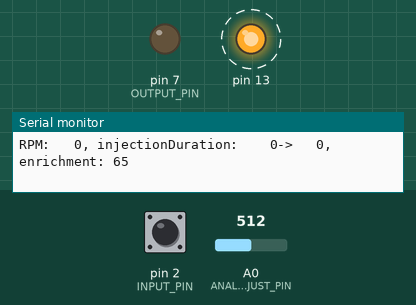
Simulated run of this sketch. Board: Arduino Uno, built with avr-gcc and run on an emulated ATmega328P. Parts: output pins drawn as LEDs (lit = HIGH), the last lines printed to the serial monitor. Dashed ring = blinking. The test bench sets the inputs (shaded band); at power-on: pin 2 (INPUT_PIN) HIGH, A0 (ANALOG_ADJUST_PIN) = 512.

Above: at 1.2 s.
1.3 s: pin 2 (INPUT_PIN) driven LOW
At 1.45 s:
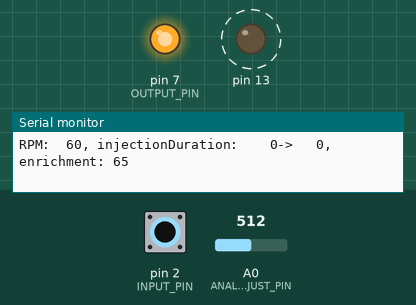
4.3 s: A0 (ANALOG_ADJUST_PIN) set to 555
7.3 s: A0 (ANALOG_ADJUST_PIN) set to 585
10.3 s: pin 2 (INPUT_PIN) driven HIGH
13.3 s: pin 2 (INPUT_PIN) driven LOW
At 13.75 s:
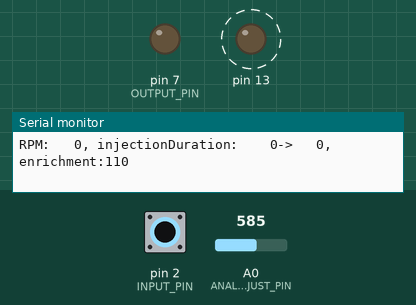
16.3 s: pin 2 (INPUT_PIN) pulsed HIGH 2 times (0.12 s each, 0.3 s apart)
At 16.87 s:
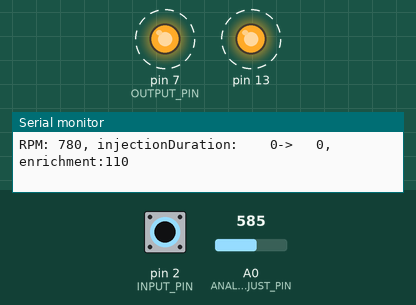
Timing chart, 0 to 20.3 s (numbered marks = the images above; inputs shaded):
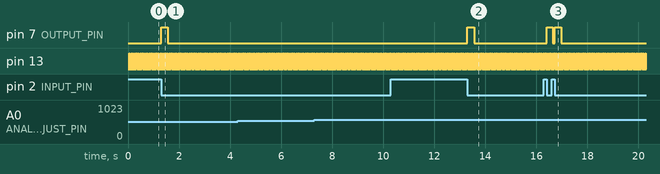

The sketch:

_1kzte-piggyback.ino
```cpp
/*
 * Piggyback for Toyota 1kzte diesel engine (c) 2020 Juho Pesonen, syncro16@outlook.com
 *
 * Modifies (expands) spill of solenoid pulse according to analog input (MAP sensor for example) to allow more fueling
 *
 * This is code for Arduino Mega / Uno
 */


volatile uint8_t interruptCounter;
volatile uint16_t injectionDuration;
volatile uint16_t newInjectionDuration;
volatile uint16_t fullCycleDuration;
volatile uint16_t check;
volatile uint8_t enrichment = 0;

#define INPUT_PIN 2
#define OUTPUT_PIN 7
#define ANALOG_ADJUST_PIN A0

void setup() {
	Serial.begin(115200);

	// set up pin modes
  	pinMode(13,OUTPUT);
	pinMode(INPUT_PIN,INPUT);
	pinMode(OUTPUT_PIN,OUTPUT);
	pinMode(ANALOG_ADJUST_PIN, INPUT);
	attachInterrupt(digitalPinToInterrupt(INPUT_PIN), rpmTrigger, CHANGE);  // 0 == Input #2 on arduino uno

	// https://circuitdigest.com/microcontroller-projects/arduino-timer-tutorial
	// timer 1 prescaler set to 64 = 250 000Hz
	TCCR1A = 0;
	TCCR1B = 0;
	TCNT1 = 0;
	TIMSK1 = 0;
	TIMSK1 = ( 1 <<TOIE1); // Enable overflow interrupt
	TCCR1B |= (1 << CS11) | (1 << CS10);  // prescaler 16MHz/64

}

// called when external input happens (either goes high or low)
void rpmTrigger() {
	uint8_t state = digitalRead(INPUT_PIN);
	if (state == 0) {
		// input is low - ECU operator solenoid turned ON
		fullCycleDuration = TCNT1;
		digitalWrite(OUTPUT_PIN,HIGH);
		TCNT1 = 0;
	} else {
		// state is high, ECU operated solenoid turned OFF
		injectionDuration = TCNT1;
		if (enrichment > 0) {
			// Wait until TCNT1 passes calculated enrichment amount
			// Enrichment amount is calculated with fixed point wizardry

			// this is more aggressive curve
			// uint32_t adjust = ((uint32_t)injectionDuration * enrichment) >> 8;

			uint32_t adjust = ((uint32_t)injectionDuration * enrichment) >> 9;

			// Do not expand adjust over full cycle, because we miss next interrupt
			if (adjust < fullCycleDuration-100) {
				// It is generally bad idea to "jam" interrupt handler
				// but is ok for this purpose.
				while (TCNT1 < injectionDuration+adjust)
					__asm("nop");
			}
		}
		digitalWrite(OUTPUT_PIN,LOW);
		newInjectionDuration = TCNT1;
	}
}

// This called when interrupt overflow happends (no RPM input -> declare engine as stopped)
ISR(TIMER1_OVF_vect) {
	fullCycleDuration = 0xffff;
	newInjectionDuration = 0;
	injectionDuration = 0;
	digitalWrite(OUTPUT_PIN,LOW);
}

// Convert duration between triggers to RPM
uint16_t getRPM() {
	// One timer tick is 250kHz (prescaler 64)

	if (fullCycleDuration == 0xffff)
		return 0;
	// pump have 2 triggers per 360° engine rotation
	return (uint32_t)((16000000/2/64/(uint32_t)fullCycleDuration)*60);
}

void loop() {

	// read enrichment value from analog input
	uint16_t val = analogRead(ANALOG_ADJUST_PIN);
	// map input voltages from ~2v to ~4v enrichment range.
	// Probably works fine for 3bar map (we dont care first 1bar range, because that's below atmosphere pressure)

	int16_t eVal = map(val,406,819,0,255);
	if (eVal < 0)
		eVal = 0;
	if (eVal > 255)
		eVal = 255;
	enrichment = eVal;

	// generate reference pulse to pin13 (led).
	// This is 1000rpm (16.66r/s = 60ms) - if there is one trigger per 360° rotation
	// Because there is 4 triggers per rotation, and pump rotates two times slower than engine
	// so the measured reference RPM should be about 500rpm

	char buf[60];

	digitalWrite(13,LOW);
	delay(46);
	digitalWrite(13,HIGH);
	delay(24);

	sprintf(buf,"RPM:%4d, injectionDuration: %4d->%4d, enrichment:%3d",getRPM(),injectionDuration,newInjectionDuration,enrichment);
	Serial.println(buf);

}
```

Measured:
- after the input at 1.3 s, pin 7 (OUTPUT_PIN): LOW → HIGH at once, → LOW 0.26 s later
- after the input at 13.3 s, pin 7 (OUTPUT_PIN): LOW → HIGH at once, → LOW 0.26 s later
- after the input at 16.3 s, pin 7 (OUTPUT_PIN): alternates HIGH for 0.24 s and LOW for 0.08 s, 4 changes in all, then stays LOW, starting after 0.12 s
- by itself, pin 13: alternates HIGH for 0.03 s and LOW for 0.05 s
